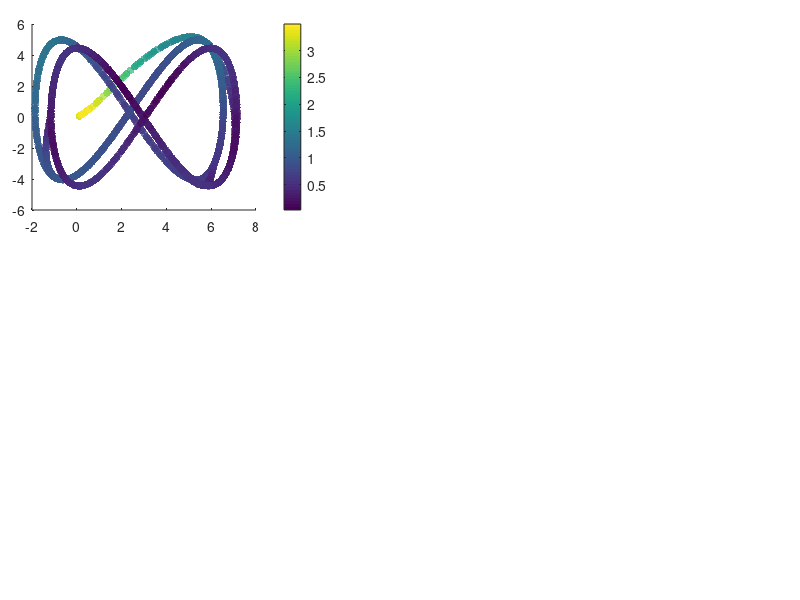

Here is the MATLAB script that generated this plot: (Note: this script raises an error after producing the figure.)
%% Code to show the results of the Inverse kinematic controller

% Clean variables
clc, clear all, close all;
 
%% CARGA MIL
% Cargar la estructura desde el archivo .mat
load('Adaptive_MiL_pext.mat');

% DAtos de estado
h_MiL = x_states(1:4,:);
u_MiL = x_states(5:8,:);
t = t_time;

%%Tarea deseada
hd = ref(1:4,:);
hd_p = ref(5:8,:);

% Action de control dinamica
u = u_input;
uc = uc_input;


% Error definition
for k = 1:length(t)
    error_vector = hd(1:3, k)-h_MiL(1:3, k);
    error_dynamic(k) = norm(error_vector,2);
end

% Figure propert%% Figures
lw = 1; % linewidth 1
lwV = 2; % linewidth 2
fontsizeLabel = 11; %11
fontsizeLegend = 11;
fontsizeTicks = 11;
fontsizeTitel = 11;
sizeX = 1300; % size figure
sizeY = 750; % size figure

% color propreties
c1 = [80, 81, 79]/255;
c2 = [244, 213, 141]/255;
c3 = [242, 95, 92]/255;
c4 = [112, 141, 129]/255;

C18 = [0 0 0];
c5 = [130, 37, 37]/255;
c6 = [205, 167, 37]/255;
c7 = [81, 115, 180]/255;

C1 = [246 170 141]/255;
C2 = [51 187 238]/255;
C3 = [0 153 136]/255;
C4 = [238 119 51]/255;
C5 = [204 51 17]/255;
C6 = [238 51 119]/255;
C7 = [187 187 187]/255;
C8 = [80 80 80]/255;
C9 = [140 140 140]/255;
C10 = [0 128 255]/255;
C11 = [234 52 89]/255;
C12 = [39 124 252]/255;
C13 = [40 122 125]/255;
%C14 = [86 215 219]/255;
C14 = [252 94 158]/255;
C15 = [244 171 39]/255;
C16 = [100 121 162]/255;
C17 = [255 0 0]/255;
%% New color slection

figure('Position', [500 500 sizeX sizeY])
set(gcf, 'Position', [500 500 sizeX sizeY]);
fig1_comps.fig = gcf;

% Figure 1
axes('Position',[0.04 0.65 .35 .31]);
%% Colorbar
scatter(h_MiL(1, :),h_MiL(2, :),30,error_dynamic,'filled','MarkerFaceAlpha',0.7);
c = colorbar;
c.Label.Interpreter = 'latex';
c.Label.String = '$\textrm{Error}~||\tilde{\mathbf{\eta}}||$';

set(c,'TickLabelInterpreter','latex')

%% Desired Trajectory
hd_plot = line(hd(1,:),hd(2,:));
set(hd_plot, 'LineStyle', '--', 'Color', C8, 'LineWidth', 1.2*lw)

%% Real Trajectory
h_plot = line(h_MiL(1,:),h_MiL(2,:));
set(h_plot, 'LineStyle', '-', 'Color', C18, 'LineWidth', 1.2*lw)

%% Title of the image
hTitle_1 = title({'$\textrm{(a)}$'},'fontsize',14,'interpreter','latex','Color',C18);
%hXLabel_1 = xlabel('$x~[m]$','fontsize',9,'interpreter','latex', 'Color',C18);
hYLabel_1 = ylabel('$y~[m]$','fontsize',9,'interpreter','latex', 'Color',C18);

%% Legend nomeclature
hLegend_1 = legend([hd_plot, h_plot],{'$\mathbf{\eta}_d$','$\mathbf{\eta}$'},'fontsize',12,'interpreter','latex','Color',[255 255 255]/255,'Location','best','NumColumns',1,'TextColor','black');
set(gca,'ticklabelinterpreter','latex',...
        'fontsize',1.3*fontsizeTicks)
% Figure properties
ax_1 = gca;
ax_1.Box = 'on';
ax_1.BoxStyle = 'full';
ax_1.TickLength = [0.005;0.005];
ax_1.TickDirMode = 'auto';
ax_1.YMinorTick = 'on';
ax_1.XMinorTick = 'on';
% ax_2.XTickLabel = [];
ax_1.XMinorGrid = 'on';
ax_1.YMinorGrid = 'on';
%ax_2.MinorGridColor = '#8f8f8f';
ax_1.MinorGridAlpha = 0.15;
ax_1.LineWidth = 0.8;
ax_1.XLim = [min(h_MiL(1,:))-0.2 max(h_MiL(1,:))+0.2];
ax_1.YLim = [min(h_MiL(2,:))-0.2 max(h_MiL(2,:))+0.2];

% Figure 2
axes('Position',[0.04 0.28 .35 .31]);
%% Colorbar
scatter(h_MiL(1, :),h_MiL(3, :),30,error_dynamic,'filled','MarkerFaceAlpha',0.7);
c = colorbar;
c.Label.Interpreter = 'latex';
c.Label.String = '$\textrm{Error}~||\tilde{\mathbf{\eta}}||$';

set(c,'TickLabelInterpreter','latex')

%% Desired Trajectory
hd_plot_2 = line(hd(1,:),hd(3,:));
set(hd_plot_2, 'LineStyle', '--', 'Color', C8, 'LineWidth', 1.2*lw)

%% Real Trajectory
h_plot_2 = line(h_MiL(1,:),h_MiL(3,:));
set(h_plot_2, 'LineStyle', '-', 'Color', C18, 'LineWidth', 1.2*lw)

%% Title of the image
hTitle_2 = title({'$\textrm{(b)}$'},'fontsize',14,'interpreter','latex','Color',C18);
hXLabel_2 = xlabel('$x~[m]$','fontsize',9,'interpreter','latex', 'Color',C18);
hYLabel_2 = ylabel('$z~[m]$','fontsize',9,'interpreter','latex', 'Color',C18);

%% Legend nomeclature
hLegend_2 = legend([hd_plot_2, h_plot_2],{'$\mathbf{\eta}_d$','$\mathbf{\eta}$'},'fontsize',12,'interpreter','latex','Color',[255 255 255]/255,'Location','best','NumColumns',1,'TextColor','black');
set(gca,'ticklabelinterpreter','latex',...
        'fontsize',1.3*fontsizeTicks)
% Figure properties
ax_2 = gca;
ax_2.Box = 'on';
ax_2.BoxStyle = 'full';
ax_2.TickLength = [0.005;0.005];
ax_2.TickDirMode = 'auto';
ax_2.YMinorTick = 'on';
ax_2.XMinorTick = 'on';
% ax_2.XTickLabel = [];
ax_2.XMinorGrid = 'on';
ax_2.YMinorGrid = 'on';
%ax_2.MinorGridColor = '#8f8f8f';
ax_2.MinorGridAlpha = 0.15;
ax_2.LineWidth = 0.8;
ax_2.XLim = [min(h_MiL(1,:))-0.2 max(h_MiL(1,:))+0.2];
ax_2.YLim = [min(h_MiL(3,:))-0.2 max(h_MiL(3,:))+0.2];

axes('Position',[0.45 0.65 .54 .31]);
%% Data generation
error_x_plot = line(t,hd(1,:)-h_MiL(1,:));
set(error_x_plot, 'LineStyle', '-', 'Color', C5, 'LineWidth', 1.1*lw);
error_y_plot = line(t,hd(2,:)-h_MiL(2,:));
set(error_y_plot, 'LineStyle', '-', 'Color', C3, 'LineWidth', 1.1*lw);
error_z_plot = line(t,hd(3,:)-h_MiL(3,:));
set(error_z_plot, 'LineStyle', '-', 'Color', c7, 'LineWidth', 1.1*lw);

% fig1_comps.p1 = ul_plot;
%% Title of the image
hTitle_3 = title({'$\textrm{(c)}$'},'fontsize',14,'interpreter','latex','Color',C18);
%xlabel('$\textrm{Time}[s]$','fontsize',10,'interpreter','latex','Color',C18);
ylabel('$\textrm{Control Error}~[m]$','fontsize',10,'interpreter','latex', 'Color',C18);

%% Legend nomeclature
hLegend_3 = legend([error_x_plot,error_y_plot, error_z_plot],{'$\tilde{\mathbf{\eta}}_x$','$\tilde{\mathbf{\eta}}_y$','$\tilde{\mathbf{\eta}}_z$'},'fontsize',12,'interpreter','latex','Color',[255 255 255]/255,'Location','northeast','NumColumns',1,'TextColor','black');
 set(gca,'ticklabelinterpreter','latex',...
         'fontsize',1.3*fontsizeTicks)
%% Figure properties
ax_3 = gca;
ax_3.Box = 'on';
ax_3.BoxStyle = 'full';
ax_3.TickLength = [0.01;0.01];
ax_3.TickDirMode = 'auto';
ax_3.XTickLabel = [];
ax_3.YMinorTick = 'on';
ax_3.XMinorTick = 'on';
ax_3.XMinorGrid = 'on';
ax_3.YMinorGrid = 'on';
%ax_1.MinorGridColor = '#8f8f8f';
ax_3.MinorGridAlpha = 0.15;
ax_3.LineWidth = 0.8;
ax_3.XLim = [0 t(end)];
ax_3.YLim = [-3, 4]; % Establecer los límites en Y

%% Zoom Plot
axes('Position',[0.70 0.85 .2 .1]);
index_zoom_1 = (t>=20) & (t<=30);
error_x_plot_zoom = line(t(index_zoom_1),hd(1,(index_zoom_1))-h_MiL(1,(index_zoom_1)));
error_y_plot_zoom = line(t(index_zoom_1),hd(2,(index_zoom_1))-h_MiL(2,(index_zoom_1)));
error_z_plot_zoom = line(t(index_zoom_1),hd(3,(index_zoom_1))-h_MiL(3,(index_zoom_1)));

set(error_x_plot_zoom, 'LineStyle', '-', 'Color', C5, 'LineWidth', lw*0.8);
set(error_y_plot_zoom, 'LineStyle', '-', 'Color', C3, 'LineWidth', lw*0.8);
set(error_z_plot_zoom, 'LineStyle', '-', 'Color', c7, 'LineWidth', lw*0.8);

set(gca,'ticklabelinterpreter','latex',...
         'fontsize',fontsizeTicks*0.5)
ax_1_zoom = gca;
ax_1_zoom.Box = 'on';
ax_1_zoom.BoxStyle = 'full';
ax_1_zoom.TickLength = [0.01;0.01];
%ax_1_zoom.YLim = [-0.5 0.5];
%ax_1_zoom.YTickLabel = [];
%ax_1_zoom.XTickLabel = [];
ax_1_zoom.TickDirMode = 'manual';
ax_1_zoom.TickDir = 'in';
ax_1_zoom.YMinorTick = 'on';
ax_1_zoom.XMinorTick = 'on';
ax_1_zoom.LineWidth = 0.5;
ax_1_zoom.XMinorGrid = 'on';
ax_1_zoom.YMinorGrid = 'on';

axes('Position',[0.45 0.28 .54 .31]);
%% Data generation
u_l = line(t(1,1:length(u(1,:))),u(1,:));
set(u_l, 'LineStyle', '-', 'Color', C5, 'LineWidth', 1.3*lw);
u_m = line(t(1,1:length(u(2,:))),u(2,:));
set(u_m, 'LineStyle', '-', 'Color', C3, 'LineWidth', 1.3*lw);
u_n = line(t(1,1:length(u(3,:))),u(3,:));
set(u_n, 'LineStyle', '-', 'Color', c7, 'LineWidth', 1.3*lw);

% uc_l = line(t(1,1:length(uc(1,:))),uc(1,:));
% set(uc_l, 'LineStyle', '--', 'Color', [C5, 0.5], 'LineWidth', 1.3*lw);
% uc_m = line(t(1,1:length(uc(2,:))),uc(2,:));
% set(uc_m, 'LineStyle', '--', 'Color', [C3, 0.5], 'LineWidth', 1.3*lw);
% uc_n = line(t(1,1:length(uc(3,:))),uc(3,:));
% set(uc_n, 'LineStyle', '--', 'Color', [c7, 0.5], 'LineWidth', 1.3*lw);
% 
% uc_l_real = line(t(1,1:length(u_MiL(1,:))),u_MiL(1,:));
% set(uc_l_real, 'LineStyle', '-.', 'Color', [C5, 0.4], 'LineWidth', 1.3*lw);
% uc_m_real = line(t(1,1:length(u_MiL(2,:))),u_MiL(2,:));
% set(uc_m_real, 'LineStyle', '-.', 'Color', [C3, 0.4], 'LineWidth', 1.3*lw);
% uc_n_real = line(t(1,1:length(u_MiL(3,:))),u_MiL(3,:));
% set(uc_n_real, 'LineStyle', '-.', 'Color', [c7, 0.4], 'LineWidth', 1.3*lw);


% fig1_comps.p1 = ul_plot;
%% Title of the image
hTitle_4 = title({'$\textrm{(d)}$'},'fontsize',14,'interpreter','latex','Color',C18);
xlabel('$\textrm{Time}[s]$','fontsize',10,'interpreter','latex','Color',C18);
ylabel('$\textrm{Inputs}~[m/s]$','fontsize',10,'interpreter','latex', 'Color',C18);

%% Legend nomeclature
hLegend_4 = legend([u_l,u_m, u_n],{'${\mu}_{l}$','${\mu}_{m}$','${\mu}_{n}$','${\nu}_{l_c}$','${\nu}_{m_c}$','${\nu}_{n_c}$','${\nu}_{l}$','${\nu}_{m}$','${\nu}_{n}$'},'fontsize',12,'interpreter','latex','Color',[255 255 255]/255,'Location','northeast','NumColumns',1,'TextColor','black');
%hLegend_4 = legend([u_l,u_m, u_n, uc_l,uc_m, uc_n, uc_l_real,uc_m_real, uc_n_real ],{'${\mu}_{l}$','${\mu}_{m}$','${\mu}_{n}$','${\nu}_{l_c}$','${\nu}_{m_c}$','${\nu}_{n_c}$','${\nu}_{l}$','${\nu}_{m}$','${\nu}_{n}$'},'fontsize',12,'interpreter','latex','Color',[255 255 255]/255,'Location','best','NumColumns',1,'TextColor','black');

set(gca,'ticklabelinterpreter','latex',...
         'fontsize',1.3*fontsizeTicks)
%% Figure properties
ax_4 = gca;
ax_4.Box = 'on';
ax_4.BoxStyle = 'full';
ax_4.TickLength = [0.01;0.01];
ax_4.TickDirMode = 'auto';
ax_4.YMinorTick = 'on';
ax_4.XMinorTick = 'on';
ax_4.XMinorGrid = 'on';
ax_4.YMinorGrid = 'on';
%ax_1.MinorGridColor = '#8f8f8f';
ax_4.MinorGridAlpha = 0.15;
ax_4.LineWidth = 0.8;
ax_4.XLim = [0 t(end)];
ax_4.YLim = [-5.7, 5.0]; % Establecer los límites en Y
% 
set(gcf, 'Color', 'w'); % Sets axes background
%%
export_fig g_Results_NoAdaptive_MiL_pext.pdf -q101

%% CHI

% figure('Position', [500 500 sizeX sizeY])
% set(gcf, 'Position', [500 500 sizeX sizeY]);
% fig1_comps.fig = gcf;
% 
% axes('Position',[0.05 0.5 .5 .37]);
% % Etiquetas para los parámetros en formato LaTeX
% param_labels = {'$\xi_1$', '$\xi_2$', '$\xi_3$', '$\xi_4$', '$\xi_5$', '$\xi_6$', '$\xi_7$', '$\xi_8$', '$\xi_9$', '$\xi_{10}$', '$\xi_{11}$', '$\xi_{12}$', '$\xi_{13}$', '$\xi_{14}$', '$\xi_{15}$', '$\xi_{16}$', '$\xi_{17}$', '$\xi_{18}$', '$\xi_{19}$'};
% 
% % Graficar los datos de chi_adaptive
% plot(t,chi_adaptive')
% legend(param_labels, 'Location', 'Best', 'Interpreter', 'latex');
% xlabel('$\textrm{Time}[s]$','fontsize',10,'interpreter','latex','Color',C18);
% ylabel('$\textrm{Valor}$','fontsize',10,'interpreter','latex', 'Color',C18);
% 
% 
% ax_4 = gca;
% ax_4.Box = 'on';
% ax_4.BoxStyle = 'full';
% ax_4.TickLength = [0.01;0.01];
% ax_4.TickDirMode = 'auto';
% ax_4.YMinorTick = 'on';
% ax_4.XMinorTick = 'on';
% ax_4.XMinorGrid = 'on';
% ax_4.YMinorGrid = 'on';
% %ax_1.MinorGridColor = '#8f8f8f';
% ax_4.MinorGridAlpha = 0.15;
% ax_4.LineWidth = 0.8;
% ax_4.XLim = [0 t(end)];
% 
% %%
% set(gcf, 'Color', 'w'); % Sets axes background
% export_fig h_Results_Chi_MiL.pdf -q101